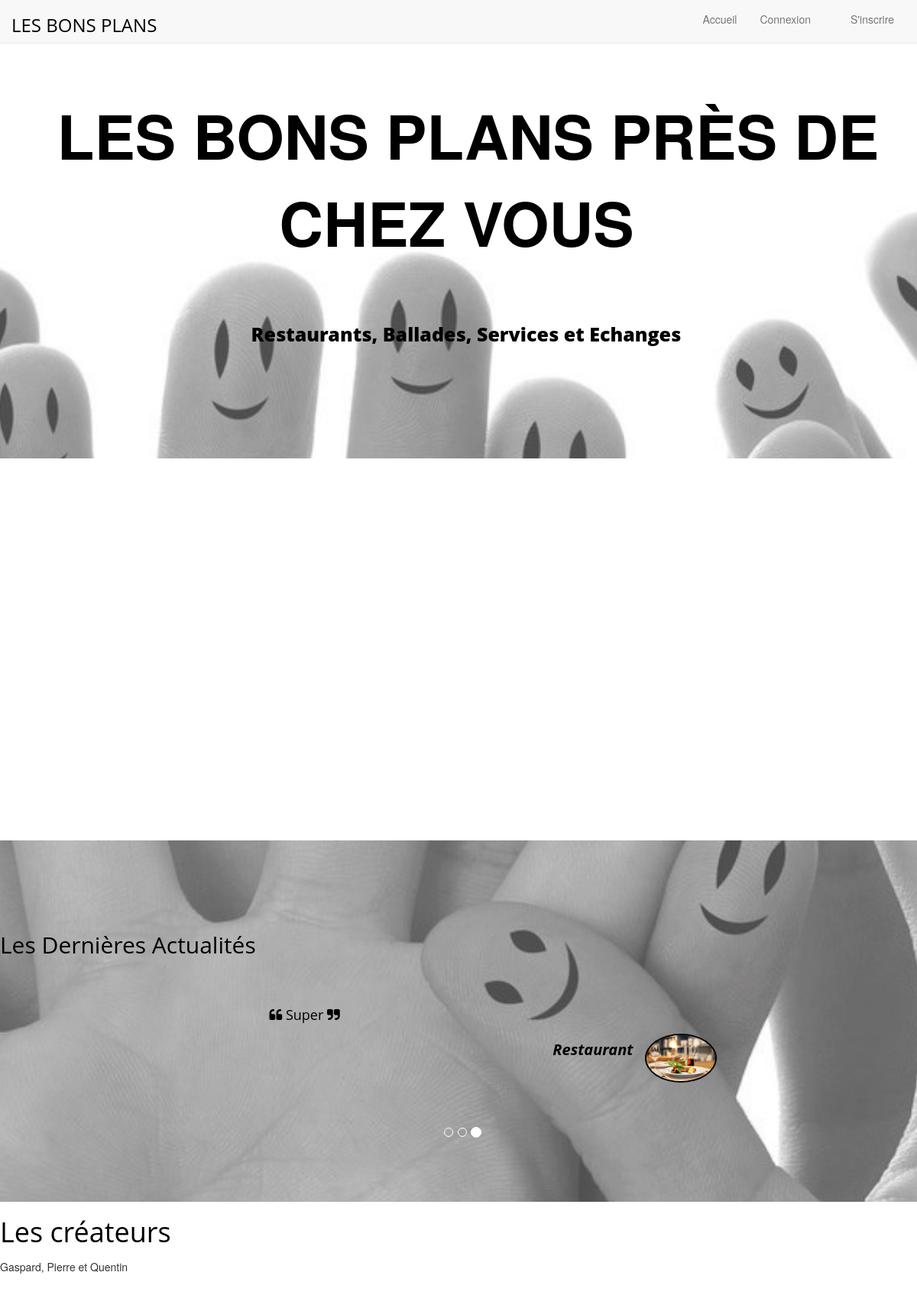
Before: /annonces/home with the older database file.
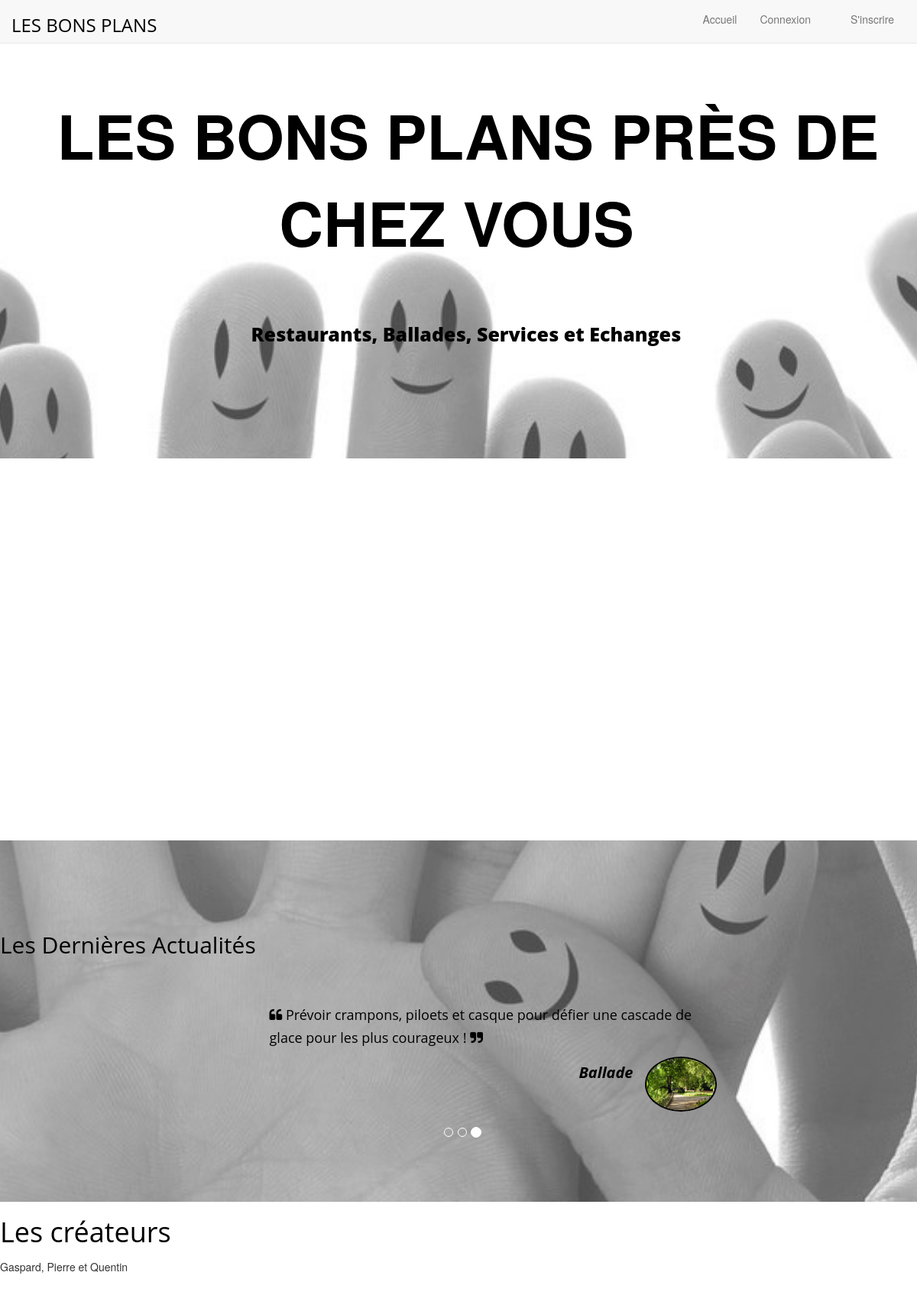
After: the same page with the newer database file.
### annonces/models.py (models this page shows, shortened)
class Annonce(models.Model):
    titre = models.CharField(max_length=100)
    categorie = models.ForeignKey('Categorie')
    auteur = models.ForeignKey(User)
    descriptif = models.TextField(null=True)
    date = models.DateTimeField()
    numero = models.IntegerField(default=2)
    rue = models.CharField(max_length=100, default='Allée de la Noiseraie')
    pays = models.CharField(max_length=100, default='France')
    code_postal = models.IntegerField(default=77420)
    region = models.CharField(max_length=100, default='Île-de-France')
    ville = models.CharField(max_length=100, default='Noisy-le-Grand')
    lat = models.FloatField(default=48.8411)
    long = models.FloatField(default=2.5880)
    somme_notes = models.IntegerField(default=0)
    nb_votes = models.IntegerField(default=0)

class Categorie(models.Model):
    nom = models.CharField(max_length=30)
    def __str__(self):
        return self.nom

### annonces/views.py (the view, shortened to what this page needs)
def home(request):
    deja_vote = False
    list_profils=[]
    for profil in UserProfile.objects.all():
        list_profils.append(profil)
    profils_dict = {'profils': list_profils, 'annonces': Annonce.objects.order_by('date').reverse(), 'deja_vote': deja_vote}
    return render(request, 'annonces/home.html', profils_dict)

### annonces/templates/annonces/home.html (shortened to what this page needs)
{% extends "base.html" %}
{% load static %}
{% block content %}
{% if deja_vote %}
Vous avez déjà voté pour cette annonce. Revenir vers l'<a href="{% url 'home' %}" >accueil</a>.
{% else %}
<head>
</head>
<article style="float: left;  margin: 0 1.5%; width: 50%;">
    <div id="map"></div>
</article>
<aside>
</aside>
{% endif %}
{% endblock %}
{% block lastnews %}
<h2>Les Dernières Actualités</h2>
<div class="container">
    <div class="row ">
        <div class="col-md-12">
            <div id="carousel-example" class="carousel slide" data-ride="carousel">
                <ol class="carousel-indicators">
                    <li data-target="#carousel-example" data-slide-to="0" class=""></li>
                    <li data-target="#carousel-example" data-slide-to="1" class=""></li>
                    <li data-target="#carousel-example" data-slide-to="2" class=""></li>
                </ol>
                <div class="carousel-inner">
                    <div class="item next left">
                        <div class="container center">
                            <div class="col-md-6 col-md-offset-3 slide-custom">
                                <h4><i class="fa fa-quote-left"></i> {{annonces.2.descriptif}} <i class="fa fa-quote-right"></i></h4>
                                <div class="user-img pull-right">
                                    <img src="\static\img\{{annonces.2.categorie}}.jpg" alt="" class="img-u image-responsive">
                                </div>
                                <h5 class="pull-right"><strong class="c-set">  {{annonces.2.categorie}}  </strong></h5>
                            </div>
                        </div>
                    </div>
                </div>
            </div>
        </div>
    </div>
</div>
{% endblock %}

### templates/base.html (shortened to what this page needs)
{% load static %}
<head>
    <link href="/static/css/bootstrap.css" rel="stylesheet" />
    <link href="/static/css/font-awesome.min.css" rel="stylesheet" />
    <link href="/static/css/style.css" rel="stylesheet" />
</head>
<body>
<div id="bloc_page">
    <div class="navbar navbar-default navbar-fixed-top">
        <div class="container">
            <div class="navbar-header">
                <h3> LES BONS PLANS </h3>
            </div>
            <div class="navbar-collapse collapse">
                <ul class="nav navbar-nav navbar-right">
                    <li><a href="{% url 'home' %}" >Accueil</a></li>
                    {% if user.is_authenticated %}
                    <li><a href="{% url 'voir_annonces' %}" >Voir les annonces</a></li>
                    <li><a href="{% url 'ajout_annonce' %}" >Poster une annonce</a></li>
                    <li><a href="{% url 'profil' %}" >Mon profil</a></li>
                    <li><a href="{% url 'mesannonces' %}" >Mes annonces</a></li>
                    <li><a href="{% url 'deconnexion' %}" >Déconnexion</a></li>
                    {% else %}
                    <li><a href="{% url 'connexion' %}" >Connexion</a></li>
                    <li><a href="{% url 'inscription' %}" >S'inscrire</a></li>
                    {% endif %}
                </ul>
            </div>
        </div>
    </div>
    <div id="home-sec">
        <div class="container"  >
            <div class="row text-center">
                <div  class="col-md-12" >
                    <span class="head-main" > Les Bons Plans Près De Chez Vous</span>
                    <h3 class="head-last col-md-8 col-md-offset-2  col-sm-8 col-sm-offset-2">Restaurants, Ballades, Services et Echanges</h3>
                </div>
            </div>
        </div>
    </div>
    <div style="display: flex; margin: 50px;"  >
        {% block content %}
        {% endblock %}
    </div>
    <section id="testimonial" >
        {% block lastnews %}
        {% endblock %}
    </section>
    <footer>
        <div id="tweet">
            <h1>Les créateurs</h1>
            <p>Gaspard, Pierre et Quentin</p>
        </div>
    </footer>
</div>
</body>

### static/css/style.css (style rules this page uses)
aside { float: right; margin: 0 1.5%; width: 30%; }
#map { height: 400px; width: 100%; }
*, *::before, *::after { box-sizing: inherit; }
body { font-size:14px; }
h1, h2, h3, h4, h5, h6 { font-family:'Open Sans', sans-serif; color: black; }
h4 { line-height:30px; }
.text-center { text-align:center; }
p { font-weight:300; line-height:30px; padding-bottom:15px; }
section { padding-top:100px; padding-bottom:30px; }
.navbar .navbar-collapse { position: relative; }
.navbar .navbar-collapse .navbar-right > li:last-child { padding-left: 22px; }
#home-sec { background: url(../img/home.jpg) no-repeat 50% 50%; background-attachment: fixed; -webkit-background-size: cover; -moz-background-size: cover; -o-background-size: cover; background-size: cover; width: 100%; display: block; height: 60%; padding-top:120px; min-height:300px; color:black; }
.head-main { font-size:80px ; font-weight:900; padding:15px; text-transform:uppercase; }
.head-last { margin-top:70px; font-size:25px ; font-weight:900; padding:5px 20px 20px 20px; padding:5px; }
#carousel-example { margin:20px; }
.slide-custom { min-height:200px; padding:20px; line-height:30px; color: black; }
.user-img { border: 2px solid #000; overflow: hidden; border-radius: 50%; display: inline-block; }
.img-u { max-height: 90px; max-width: 90px; }
.c-set { font-style: italic; font-size: 20px; padding: 15px; }
#testimonial { background: url(../img/home.jpg) no-repeat 50% 50%; background-attachment: fixed; -webkit-background-size: cover; -moz-background-size: cover; -o-background-size: cover; background-size: cover; width: 100%; display: block; height: auto; min-height:200px; color:#fff; }

Changed rows visible on the page:
no longer on this page (row unchanged): Annonce: descriptif "Super", categorie.nom (picture), categorie.nom "Restaurant"
added Annonce: descriptif "Prévoir crampons, piloets et casque pour défier une cascade de glace pour les plus courageux !", categorie.nom (picture), categorie.nom "Ballade"
